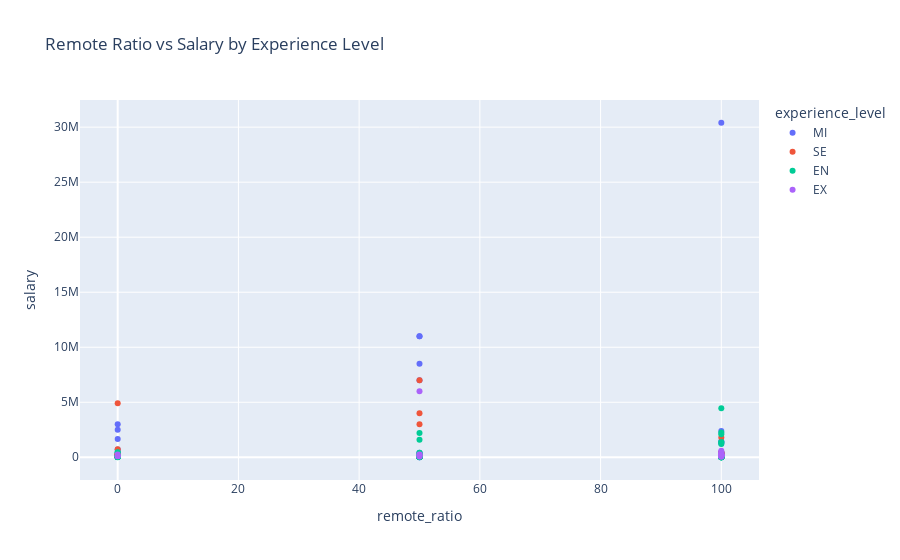

Here is the notebook cell this chart was saved with:
### Markdown cell above
### 🔹 Step 15: Remote Work Ratio vs Salary Relationship
An interactive scatter plot is generated to examine how the percentage of remote work relates to salary levels across different experience categories. The visualization highlights:

- Whether higher remote flexibility is associated with higher or lower salaries.
- How experience level influences salary trends in remote and on-site roles.
- Additional insights through hover data, showing job title, company location, and employment type.

This step helps understand how remote work culture impacts compensation in the data science industry.

### Code cell
fig = px.scatter(df, x='remote_ratio', y='salary', color='experience_level',
                 hover_data=['job_title','company_location','employment_type'],
                 title="Remote Ratio vs Salary by Experience Level")
fig.show()
plt.savefig("outputs/px_Remote Ratio vs Salary by Experience Level.png")

### Figure 1 — Plotly figure (JSON) as saved in the notebook; plotly's stock layout.template omitted (floating-point values rounded to 4 significant figures; data arrays with more than 128 entries replaced by an {"elided": "..."} marker saying what was removed)
{"data": [{"customdata": {"elided": "213x3 str values"}, "hovertemplate": "experience_level=MI<br>remote_ratio=%{x}<br>salary=%{y}<br>job_title=%{customdata[0]}<br>company_location=%{customdata[1]}<br>employment_type=%{customdata[2]}<extra></extra>", "legendgroup": "MI", "marker": {"color": "#636efa", "symbol": "circle"}, "mode": "markers", "name": "MI", "orientation": "v", "showlegend": true, "type": "scatter", "x": {"elided": "213 int values"}, "xaxis": "x", "y": {"elided": "213 int values"}, "yaxis": "y"}, {"customdata": {"elided": "280x3 str values"}, "hovertemplate": "experience_level=SE<br>remote_ratio=%{x}<br>salary=%{y}<br>job_title=%{customdata[0]}<br>company_location=%{customdata[1]}<br>employment_type=%{customdata[2]}<extra></extra>", "legendgroup": "SE", "marker": {"color": "#EF553B", "symbol": "circle"}, "mode": "markers", "name": "SE", "orientation": "v", "showlegend": true, "type": "scatter", "x": {"elided": "280 int values"}, "xaxis": "x", "y": {"elided": "280 int values"}, "yaxis": "y"}, {"customdata": {"elided": "88x3 str values"}, "hovertemplate": "experience_level=EN<br>remote_ratio=%{x}<br>salary=%{y}<br>job_title=%{customdata[0]}<br>company_location=%{customdata[1]}<br>employment_type=%{customdata[2]}<extra></extra>", "legendgroup": "EN", "marker": {"color": "#00cc96", "symbol": "circle"}, "mode": "markers", "name": "EN", "orientation": "v", "showlegend": true, "type": "scatter", "x": [100, 0, 0, 100, 50, 50, 100, 100, 50, 100, 100, 100, 0, 100, 50, 100, 50, 50, 0, 100, 50, 100, 50, 100, 50, 100, 100, 100, 100, 100, 100, 100, 0, 50, 100, 50, 50, 0, 100, 100, 100, 50, 100, 50, 100, 50, 50, 100, 100, 0, 50, 50, 100, 0, 50, 100, 50, 100, 100, 50, 100, 0, 100, 100, 50, 100, 0, 100, 100, 100, 100, 0, 50, 100, 100, 50, 100, 100, 100, 100, 50, 100, 100, 100, 0, 100, 0, 0], "xaxis": "x", "y": [72000, 45000, 35000, 4450000, 423000, 42000, 100000, 70000, 250000, 10000, 138000, 14000, 450000, 91000, 300000, 48000, 19000, 55000, 43200, 105000, 60000, 80000, 50000, 65000, 2200000, 12000, 70000, 2250000, 12000, 225000, 90000, 50000, 80000, 8760, 20000, 100000, 42000, 100000, 80000, 13400, 125000, 54000, 80000, 55000, 60000, 81000, 21844, 9272, 90000, 435000, 21000, 180000, 1200000, 4000, 1600000, 1335000, 31000, 90000, 2100000, 55000, 72500, 65000, 85000, 100000, 58000, 50000, 100000, 40000, 35000, 28500, 20000, 125000, 100000, 1400000, 120000, 100000, 29000, 52800, 66500, 40000, 120000, 120000, 150000, 65000, 20000, 10000, 67000, 52000], "yaxis": "y"}, {"customdata": [["Director of Data Science", "US", "FT"], ["Data Engineering Manager", "ES", "FT"], ["BI Data Analyst", "US", "FT"], ["Head of Data", "US", "FT"], ["Director of Data Science", "PL", "FT"], ["Head of Data", "RU", "FT"], ["Head of Data Science", "RU", "FT"], ["Director of Data Science", "DE", "FT"], ["Director of Data Science", "US", "FT"], ["Data Science Consultant", "ES", "FT"], ["Principal Data Scientist", "US", "CT"], ["Principal Data Engineer", "US", "FT"], ["Director of Data Science", "DE", "FT"], ["Data Engineer", "US", "FT"], ["Data Engineer", "US", "FT"], ["Data Analyst", "US", "FT"], ["Data Analyst", "US", "FT"], ["Head of Data Science", "US", "FT"], ["Head of Data Science", "US", "FT"], ["Analytics Engineer", "US", "FT"], ["Analytics Engineer", "US", "FT"], ["Lead Data Engineer", "CA", "FT"], ["Head of Machine Learning", "IN", "FT"], ["Director of Data Science", "CA", "FT"], ["Data Engineer", "US", "FT"], ["Data Engineer", "US", "FT"]], "hovertemplate": "experience_level=EX<br>remote_ratio=%{x}<br>salary=%{y}<br>job_title=%{customdata[0]}<br>company_location=%{customdata[1]}<br>employment_type=%{customdata[2]}<extra></extra>", "legendgroup": "EX", "marker": {"color": "#ab63fa", "symbol": "circle"}, "mode": "markers", "name": "EX", "orientation": "v", "showlegend": true, "type": "scatter", "x": [100, 50, 100, 100, 100, 50, 0, 50, 0, 100, 100, 100, 0, 100, 100, 100, 100, 100, 100, 100, 100, 100, 50, 50, 100, 100], "xaxis": "x", "y": [325000, 70000, 150000, 235000, 130000, 230000, 85000, 110000, 250000, 59000, 416000, 600000, 120000, 242000, 200000, 130000, 110000, 224000, 167875, 175000, 135000, 150000, 6000000, 250000, 324000, 216000], "yaxis": "y"}], "layout": {"legend": {"title": {"text": "experience_level"}, "tracegroupgap": 0}, "title": {"text": "Remote Ratio vs Salary by Experience Level"}, "xaxis": {"anchor": "y", "domain": [0, 1], "title": {"text": "remote_ratio"}}, "yaxis": {"anchor": "x", "domain": [0, 1], "title": {"text": "salary"}}}}
